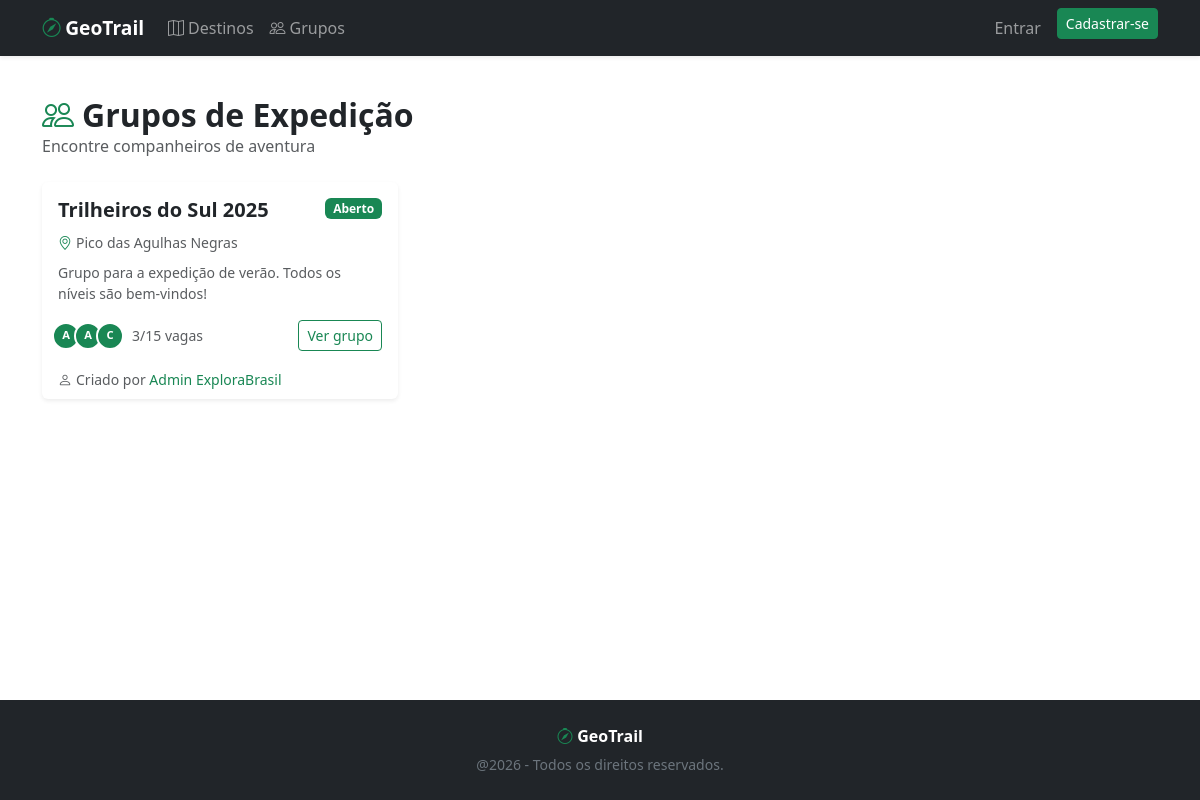
The page /grupos/ on the database its author committed.
### apps/grupos/models.py (models this page shows, shortened)
class GrupoExpedicao(models.Model):
    nome = models.CharField(max_length=200)
    descricao = models.TextField(null=True, blank=True)
    destino = models.ForeignKey('destinos.Destino', on_delete=models.CASCADE, related_name='grupos')
    criador = models.ForeignKey(settings.AUTH_USER_MODEL, on_delete=models.CASCADE, related_name='grupos_criados')
    membros = models.ManyToManyField(settings.AUTH_USER_MODEL, related_name='grupos_participando', blank=True)
    data_expedicao = models.DateTimeField(null=True, blank=True)
    vagas = models.PositiveSmallIntegerField(default=10)
    created_at = models.DateTimeField(auto_now_add=True)
    class Meta:
        verbose_name = 'Grupo de Expedição'
        verbose_name_plural = 'Grupos de Expedição'
        ordering = ['-created_at']
    @property
    def total_membros(self):
        return self.membros.count()
    @property
    def vagas_disponiveis(self):
        return max(0, self.vagas - self.membros.count())

### apps/destinos/models.py (models this page shows, shortened)
class Destino(models.Model):
    DIFICULDADE = [
        ('facil', 'Fácil'),
        ('moderado', 'Moderado'),
        ('dificil', 'Difícil'),
    ]
    nome = models.CharField(max_length=200)
    descricao = models.TextField(null=True, blank=True)
    latitude = models.DecimalField(max_digits=9, decimal_places=6)
    longitude = models.DecimalField(max_digits=9, decimal_places=6)
    dificuldade = models.CharField(max_length=20, choices=DIFICULDADE, null=True, blank=True)
    categoria = models.ForeignKey(Categoria, on_delete=models.SET_NULL, null=True, related_name='destinos')
    criador = models.ForeignKey(settings.AUTH_USER_MODEL, on_delete=models.SET_NULL, null=True, related_name='destinos_criados')
    aprovado = models.BooleanField(default=False)
    distancia_km = models.DecimalField(max_digits=8, decimal_places=2, null=True, blank=True, help_text='Extensão da trilha em km')
    created_at = models.DateTimeField(auto_now_add=True)
    class Meta:
        verbose_name = 'Destino'
        verbose_name_plural = 'Destinos'
        ordering = ['-created_at']

### apps/usuarios/models.py (models this page shows, shortened)
class Usuario(AbstractUser):
    foto_perfil = models.TextField(null=True, blank=True)
    bio = models.TextField(null=True, blank=True)
    seguidores = models.ManyToManyField(
        'self',
        symmetrical=False,
        related_name='seguindo',
        blank=True,
    )
    class Meta:
        verbose_name = 'Usuário'
        verbose_name_plural = 'Usuários'

### apps/grupos/views.py (the view)
# urls.py: path('', views.GrupoListView.as_view(), name='grupos-list'),
class GrupoListView(TemplateView):
    template_name = 'grupos/list.html'
    def get_context_data(self, **kwargs):
        ctx = super().get_context_data(**kwargs)
        ctx['grupos'] = GrupoExpedicao.objects.select_related('destino', 'criador').prefetch_related('membros').order_by('-created_at')
        return ctx

### templates/grupos/list.html (shortened to what this page needs)
{% extends 'base.html' %}
{% block content %}
<div class="container py-5">
  <div class="d-flex justify-content-between align-items-center mb-4">
    <div>
      <h2 class="fw-bold mb-0"><i class="bi bi-people text-success me-2"></i>Grupos de Expedição</h2>
      <p class="text-muted mb-0">Encontre companheiros de aventura</p>
    </div>
  </div>
  {% if grupos %}
  <div class="row g-4">
    {% for grupo in grupos %}
    <div class="col-md-6 col-lg-4">
      <div class="card border-0 shadow-sm h-100">
        <div class="card-body">
          <div class="d-flex justify-content-between align-items-start mb-2">
            <h5 class="fw-bold mb-0">{{ grupo.nome }}</h5>
            {% if grupo.vagas_disponiveis > 0 %}
            <span class="badge bg-success">Aberto</span>
            {% else %}
            <span class="badge bg-secondary">Lotado</span>
            {% endif %}
          </div>
          <a href="/destinos/{{ grupo.destino.pk }}/" class="text-muted small text-decoration-none">
            <i class="bi bi-geo-alt me-1 text-success"></i>{{ grupo.destino.nome }}
          </a>
          {% if grupo.descricao %}
          <p class="text-muted small mt-2 mb-2">{{ grupo.descricao|truncatechars:100 }}</p>
          {% endif %}
          <div class="d-flex justify-content-between align-items-center mt-3">
            <div class="d-flex align-items-center gap-2">
              <div class="d-flex">
                {% for membro in grupo.membros.all|slice:":4" %}
                <div class="rounded-circle bg-success text-white d-flex align-items-center justify-content-center fw-bold"
                     style="width:28px;height:28px;font-size:.7rem;margin-left:-6px;border:2px solid white;z-index:1">
                  {{ membro.username|first|upper }}
                </div>
                {% endfor %}
              </div>
              <span class="text-muted small">{{ grupo.total_membros }}/{{ grupo.vagas }} vagas</span>
            </div>
            <a href="/grupos/{{ grupo.pk }}/" class="btn btn-sm btn-outline-success">Ver grupo</a>
          </div>
        </div>
        <div class="card-footer bg-transparent border-0 pt-0">
          <small class="text-muted">
            <i class="bi bi-person me-1"></i>Criado por
            <a href="/perfil/{{ grupo.criador.pk }}/" class="text-success text-decoration-none">
              {{ grupo.criador.get_full_name|default:grupo.criador.username }}
            </a>
          </small>
        </div>
      </div>
    </div>
    {% endfor %}
  </div>
  {% endif %}
</div>
{% endblock %}

### templates/base.html (shortened to what this page needs)
{% load static %}
<!DOCTYPE html>
<html lang="pt-BR">
<head>
  <link href="https://cdn.jsdelivr.net/npm/bootstrap@5.3.3/dist/css/bootstrap.min.css" rel="stylesheet">
  <link href="https://cdn.jsdelivr.net/npm/bootstrap-icons@1.11.3/font/bootstrap-icons.min.css" rel="stylesheet">
  <link rel="stylesheet" href="https://unpkg.com/leaflet@1.9.4/dist/leaflet.css">
  <link rel="stylesheet" href="{% static 'css/style.css' %}">
</head>
<body>
<nav class="navbar navbar-expand-lg navbar-dark bg-dark fixed-top shadow-sm">
  <div class="container">
    <a class="navbar-brand fw-bold" href="/">
      <i class="bi bi-compass text-success me-1"></i>GeoTrail
    </a>
    <div class="collapse navbar-collapse" id="navMain">
      <ul class="navbar-nav me-auto">
        <li class="nav-item">
          <a class="nav-link" href="/destinos/"><i class="bi bi-map me-1"></i>Destinos</a>
        </li>
        <li class="nav-item">
          <a class="nav-link" href="/grupos/"><i class="bi bi-people me-1"></i>Grupos</a>
        </li>
      </ul>
      <ul class="navbar-nav ms-auto">
        {% if user.is_authenticated %}
        <li class="nav-item dropdown">
          <a class="nav-link dropdown-toggle d-flex align-items-center gap-2" href="#" data-bs-toggle="dropdown">
            {% if user.foto_perfil %}
              <img src="{{ user.foto_perfil }}" class="rounded-circle" width="28" height="28" style="object-fit:cover">
            {% else %}
              <i class="bi bi-person-circle fs-5"></i>
            {% endif %}
            {{ user.get_short_name|default:user.username }}
          </a>
          <ul class="dropdown-menu dropdown-menu-end">
            <li><a class="dropdown-item" href="/perfil/{{ user.pk }}/"><i class="bi bi-person me-2"></i>Meu Perfil</a></li>
            <li><a class="dropdown-item" href="/favoritos/"><i class="bi bi-heart me-2"></i>Favoritos</a></li>
            <li><a class="dropdown-item" href="/destinos/novo/"><i class="bi bi-plus-circle me-2"></i>Cadastrar Destino</a></li>
            <li><hr class="dropdown-divider"></li>
            <li>
              <form method="post" action="/logout/">
                {% csrf_token %}
                <button type="submit" class="dropdown-item text-danger"><i class="bi bi-box-arrow-right me-2"></i>Sair</button>
              </form>
            </li>
          </ul>
        </li>
        {% else %}
        <li class="nav-item">
          <a class="nav-link" href="/login/">Entrar</a>
        </li>
        <li class="nav-item">
          <a class="btn btn-success btn-sm ms-2" href="/cadastro/">Cadastrar-se</a>
        </li>
        {% endif %}
      </ul>
    </div>
  </div>
</nav>
<main class="pt-5">
  {% block content %}{% endblock %}
</main>
<footer class="bg-dark text-secondary py-4 mt-5" id="footer">
  <div class="container text-center">
    <p class="mb-1"><i class="bi bi-compass text-success"></i> <strong class="text-white">GeoTrail</strong></p>
    <small>@2026 - Todos os direitos reservados.</small>
  </div>
</footer>
</body>
</html>

### static/css/style.css (style rules this page uses)
body { font-family: 'Segoe UI', system-ui, -apple-system, sans-serif; min-height: 100vh; display: flex; flex-direction: column; }
.navbar-brand { font-size: 1.2rem; }
.text-success { color: #198754 !important; }
main { flex: 1; }
footer { margin-top: auto; }

### rows shown on the page
GrupoExpedicao: nome "Trilheiros do Sul 2025", shows "Aberto", destino.nome "Pico das Agulhas Negras", descricao "Grupo para a expedição de verão. Todos os níveis são bem-vindos!", total_membros "3", vagas "15", criador.get_full_name "Admin ExploraBrasil"
Usuario: username|first "A"
Usuario: username|first "A"
Usuario: username|first "C"
